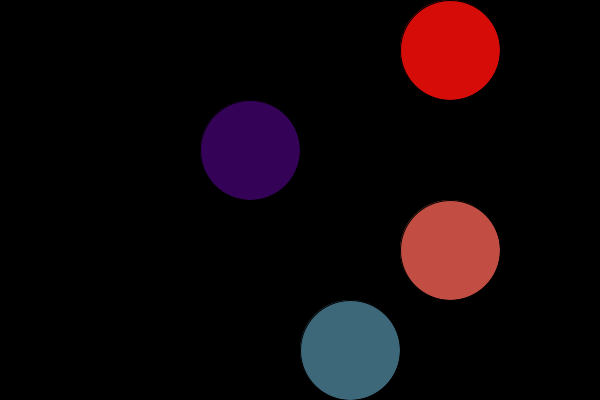
Frame 1 (no input)
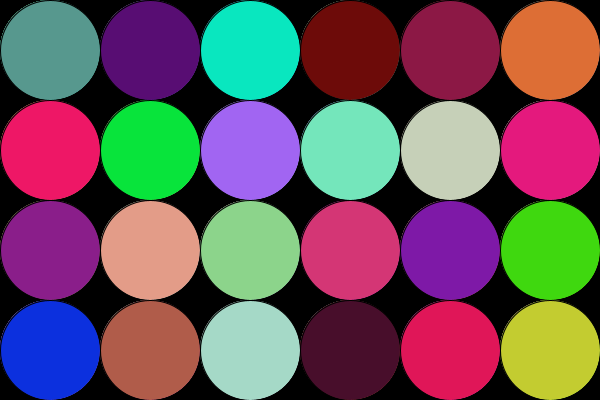
Frame 60 (the mouse pressed at the canvas centre just before this capture)
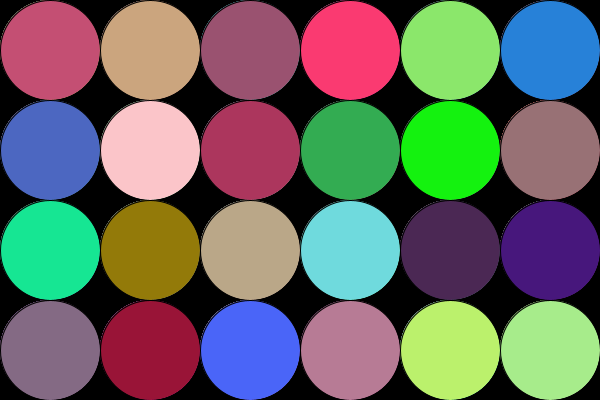
Frame 120 (the mouse held since frame 60 and released just before this capture)

The Processing sketch that drew these frames (run headless with seeded random() and noise(); from frame 60 on, the mouse is pressed at the canvas centre):

// Processing sketch: processing_110428
// ── processing_110428.pde

void setup(){
  size(600, 400);
  background(0);
  stroke(0);
  fill(255);
  smooth(1);
  frameRate(4);
}

void draw(){
  for(int x = 50; x < 600; x += 100){
    for(int y = 50; y < 400; y += 100){
      if(random(100) < 10){
        int r = (int)random(256);
        int g = (int)random(256);
        int b = (int)random(256);
        fill(r,g,b);
        ellipse(x, y, 100, 100);
      }
    }
  }
}
